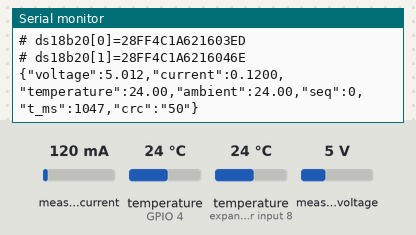
This sketch was run on a simulated ESP32. On the bench: the last lines printed to the serial monitor. The test bench sets the inputs (shaded band); at power-on: measured current 120 mA, temperature (sensors on GPIO 4, expander input 8) 24 °C, measured voltage 5 V.

Above: at 1.2 s.
1.3 s: measured current set to 40 mA
At 2.9 s:
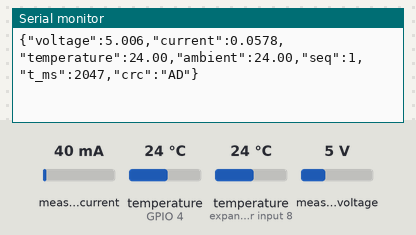
5.5 s: temperature (sensor on GPIO 4) set to 12 °C
At 6.9 s:
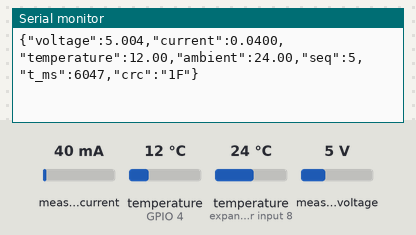
8.5 s: temperature (sensor on expander input 8) set to 12 °C
At 9.4 s:
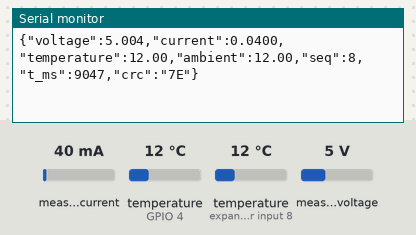
11.5 s: measured voltage set to 0.3 V
At 14.6 s:
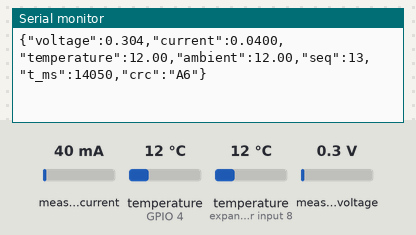
15.5 s: temperature (sensor on GPIO 4) set to 33 °C
At 17.9 s:
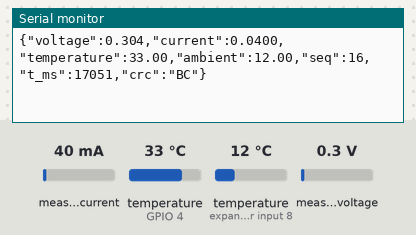
18.5 s: temperature (sensor on expander input 8) set to 19 °C
At 22.9 s:
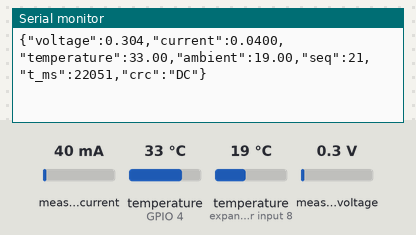
Timing chart, 0 to 23.7 s (numbered marks = the images above; inputs shaded):
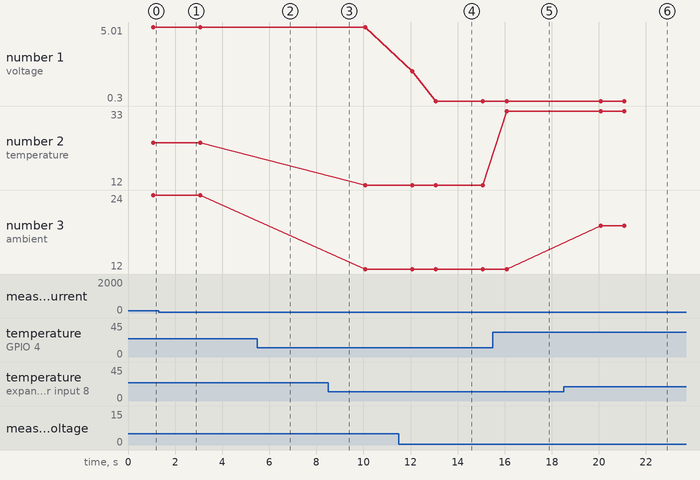

Measured:
- after the input at 1.3 s, the serial monitor: prints a new line after 0.77 s (image 1)
- after the input at 5.5 s, the serial monitor: prints a new line after 0.57 s (image 2)
- after the input at 8.5 s, the serial monitor: prints a new line after 0.57 s (image 3)
- after the input at 11.5 s, the serial monitor: prints a new line after 0.58 s (image 4)
- after the input at 15.5 s, the serial monitor: prints a new line after 0.58 s (image 5)
- after the input at 18.5 s, the serial monitor: prints a new line after 0.58 s (image 6)
- plotted number 1: 5.01 → 5 after the input at 1.3 s, 5 → 0.3 after the input at 11.5 s
- plotted number 2: 12 → 33 after the input at 15.5 s

The sketch:

sketch.ino
```cpp
#define WOKWI 1   // set here only: the Wokwi copy of the firmware (just wokwi-sync)
/*
  REVIVE-TERY ESP32 telemetry firmware v1.1.0

  Reads pack voltage and current from an INA219 and temperature from a DS18B20 (a second DS18B20 on the same bus
  reads ambient temperature), then prints one JSON line per second over USB. engines/bms/bms_engine.py reads it:

    {"voltage":3.712,"current":0.5210,"temperature":28.44,"ambient":24.10,"seq":42,"t_ms":42011,"crc":"XX"}

  "voltage", "current" and "temperature" are unchanged from v1.0, so old readers keep working. New, optional keys
  (contract v1.1): "ambient" (degC or null), "seq" (line counter, wraps), "t_ms" (millis() at sampling) and "crc"
  (CRC-8, polynomial 0x07, init 0x00, no reflection, no final xor, over the exact bytes from the opening "{" up to
  but not including ",\"crc\""; two upper-case hex digits; always the last key).

  AVERAGING: the INA219 is read SAMPLES_PER_PERIOD times per second and the printed voltage and current are the
  means of that second. The host integrates current over 1 s steps, so the charge it counts for a second equals
  the integral of the sampled current for that second. (No accuracy gain is claimed: it has not been measured.)

  MONITOR-ONLY: this sketch never reads from the USB serial port, so the laptop can't send it commands. It drives
  no relay, MOSFET or other output, so it can't switch the battery or load. The only pin it ever drives is the
  I2C clock line, open-drain, during an I2C bus-clear after a failed read (what the I2C peripheral itself does).
  It provides no protection: the battery needs its own fuse (see engines/firmware/CIRCUIT.md).

  SAFETY: LOW-VOLTAGE BENCH USE ONLY. The INA219 is rated to 26 V. Never connect it to an EV pack.

  RANGE PROFILES (RANGE_PROFILE below)
    RANGE_32V_2A     default, unchanged: 0.1 ohm shunt, up to 3.2 A, over-voltage limit 26 V (the chip's rating)
    RANGE_16V_400MA  finer current resolution for small cells: up to 0.4 A, over-voltage limit 16 V. It uses its
                     own limits: "# OVER 16 V..." and "# Current above the 0.4 A range..." messages.

  POWER: CPU at 80 MHz, Wi-Fi and Bluetooth off, a yielding wait between samples. LOW_POWER_SLEEP (off by default,
  always off under WOKWI) adds timer light sleep between samples. Savings are NOT measured; check them with a USB
  power meter before quoting any number.

  WIRING (matches apps/web-studio/data/circuit.json and engines/firmware/CIRCUIT.md)
    Battery +         -> fuse (recommended) -> INA219 VIN+
    INA219 VIN-       -> disconnect switch (recommended) -> Test load +
    Test load -       -> Battery -
    Battery -         -> ESP32 GND    (common ground, needed for the voltage reading)
    INA219 VCC        -> ESP32 3V3
    INA219 GND        -> ESP32 GND
    INA219 SDA        -> ESP32 GPIO21
    INA219 SCL        -> ESP32 GPIO22
    DS18B20 VDD (x2)  -> ESP32 3V3
    DS18B20 GND (x2)  -> ESP32 GND
    DS18B20 DQ  (x2)  -> ESP32 GPIO4   (index 0 = cell sensor, index 1 = ambient; addresses printed at boot)
    4.7 kOhm resistor between the 1-Wire DQ line and 3V3 (one for both sensors)

  SETUP: Arduino IDE or arduino-cli with the esp32 core and the libraries Adafruit INA219, OneWire and
  DallasTemperature; board "ESP32 Dev Module"; Serial Monitor at 115200 baud. See engines/firmware/MODULE.md.

  READING THE OUTPUT: a line starting with "#" is a message. No reading is sent while a value is known to be
  invalid, because a wrong number would be logged as a measurement. A missing DS18B20 sends null. A repeated
  warning is printed at most once per WARN_REPEAT_MS, with "(x<n>)" counting the occurrences since the last print.
  Current is positive while the battery discharges through the wiring above.
*/

#include <Arduino.h>
#include <Wire.h>
#include <WiFi.h>
#include <esp_system.h>
#include <esp_task_wdt.h>
#include <esp_sleep.h>
#include <Adafruit_INA219.h>
#include <OneWire.h>
#include <DallasTemperature.h>

// ------------------------------------------------------------------------------------------------- constants
#define FW_VERSION "1.1.0"
#define RANGE_32V_2A 1
#define RANGE_16V_400MA 2
#ifndef RANGE_PROFILE
#define RANGE_PROFILE RANGE_32V_2A
#endif
#ifndef WOKWI
#define WOKWI 0              // set to 1 only in engines/firmware/wokwi/sketch.ino
#endif
#ifndef LOW_POWER_SLEEP
#define LOW_POWER_SLEEP 0    // opt-in; never under WOKWI
#endif

const unsigned long SERIAL_BAUD = 115200;
const int PIN_I2C_SDA = 21;
const int PIN_I2C_SCL = 22;
const int PIN_ONE_WIRE = 4;
const uint32_t CPU_MHZ = 80;
const uint16_t I2C_TIMEOUT_MS = 50;
const int I2C_CLEAR_PULSES = 9;

// A 12-bit DS18B20 conversion takes up to 750 ms, so a 1 s period always leaves it enough time.
const unsigned long SAMPLE_PERIOD_MS = 1000;
const int SAMPLES_PER_PERIOD = 10;
const unsigned long OVERSAMPLE_MS = SAMPLE_PERIOD_MS / SAMPLES_PER_PERIOD;
const unsigned long SENSOR_RETRY_MS = 5000;
const unsigned long HEARTBEAT_MS = 10000;
const unsigned long WARN_REPEAT_MS = 10000;
const uint32_t WATCHDOG_TIMEOUT_S = 8;

#if RANGE_PROFILE == RANGE_16V_400MA
const char *PROFILE_NAME = "RANGE_16V_400MA";
const float MAX_BUS_VOLTAGE_V = 16.0f;       // this profile's own limit
const float SHUNT_SATURATED_MV = 39.9f;      // 0.1 ohm: 400 mA = 40 mV full scale at gain /1
const char *MSG_OVER_VOLTAGE = "# OVER 16 V: disconnect now, this exceeds the 16 V range profile";
const char *MSG_OVER_CURRENT = "# Current above the 0.4 A range: reading withheld";
#else
const char *PROFILE_NAME = "RANGE_32V_2A";
const float MAX_BUS_VOLTAGE_V = 26.0f;       // the chip's rated limit
// With a 0.1 ohm shunt, setCalibration_32V_2A measures up to 320 mV, or 3.2 A. Beyond that the reading
// saturates and would undercount the charge, so it's treated as invalid.
const float SHUNT_SATURATED_MV = 319.0f;
const char *MSG_OVER_VOLTAGE = "# OVER 26 V: disconnect now, this exceeds the INA219's rating";
const char *MSG_OVER_CURRENT = "# Current above the 3.2 A range: reading withheld";
#endif
const char *MSG_NOT_FOUND = "# INA219 not found: check SDA, SCL, VCC and GND";
const char *MSG_READ_FAILED = "# INA219 read failed: check the wiring";

// ------------------------------------------------------------------------------------------------- state
Adafruit_INA219 packSensor;
OneWire oneWire(PIN_ONE_WIRE);
DallasTemperature temperatureSensor(&oneWire);

bool packSensorReady = false;
unsigned long periodStartMs = 0;
unsigned long lastOversampleMs = 0;
unsigned long lastRetryMs = 0;
unsigned long lastHeartbeatMs = 0;
uint32_t seq = 0;

// one second of oversampled readings
float sumVoltageV = 0.0f, sumCurrentA = 0.0f;
float minCurrentA = 0.0f, maxCurrentA = 0.0f;   // kept for a future field; not printed in v1.1
int nSamples = 0;
bool periodOverVoltage = false, periodOverCurrent = false;

struct Throttle {          // flood control for one repeated warning
  unsigned long lastMs;
  uint32_t count;
  bool printed;
};
Throttle thrNotFound = {0, 0, false}, thrReadFailed = {0, 0, false}, thrOverVoltage = {0, 0, false}, thrOverCurrent = {0, 0, false};

// ------------------------------------------------------------------------------------------------- helpers
// False for NaN, infinity and absurd values, which could otherwise reach the JSON as "nan".
bool isUsable(float value) {
  return value == value && value > -1000000.0f && value < 1000000.0f;
}

uint8_t crc8(const char *data, size_t len) {     // polynomial 0x07, init 0x00, no reflection, no final xor
  uint8_t crc = 0x00;
  for (size_t i = 0; i < len; i++) {
    crc ^= (uint8_t)data[i];
    for (int b = 0; b < 8; b++) {
      crc = (crc & 0x80) ? (uint8_t)((crc << 1) ^ 0x07) : (uint8_t)(crc << 1);
    }
  }
  return crc;
}

// Prints `text` at most once per WARN_REPEAT_MS while the condition persists; "(x<n>)" counts occurrences
// since the previous print. The exact base text is kept, so the apps can still classify it.
void warn(Throttle &t, const char *text) {
  const unsigned long now = millis();
  t.count++;
  if (!t.printed || now - t.lastMs >= WARN_REPEAT_MS) {
    if (t.printed && t.count > 1) {
      Serial.print(text);
      Serial.print(" (x");
      Serial.print(t.count);
      Serial.println(")");
    } else {
      Serial.println(text);
    }
    t.printed = true;
    t.lastMs = now;
    t.count = 0;
  }
}
void clearWarn(Throttle &t) { t.printed = false; t.count = 0; }

const char *resetReasonText(esp_reset_reason_t r) {
  switch (r) {
    case ESP_RST_POWERON: return "power_on";
    case ESP_RST_EXT: return "external_pin";
    case ESP_RST_SW: return "software";
    case ESP_RST_PANIC: return "panic";
    case ESP_RST_INT_WDT: return "interrupt_watchdog";
    case ESP_RST_TASK_WDT: return "task_watchdog";
    case ESP_RST_WDT: return "other_watchdog";
    case ESP_RST_DEEPSLEEP: return "deep_sleep";
    case ESP_RST_BROWNOUT: return "brownout";
    case ESP_RST_SDIO: return "sdio";
    default: return "unknown";
  }
}

void startWatchdog() {
#if defined(ESP_ARDUINO_VERSION_MAJOR) && ESP_ARDUINO_VERSION_MAJOR >= 3
  esp_task_wdt_config_t cfg = {};
  cfg.timeout_ms = WATCHDOG_TIMEOUT_S * 1000;
  cfg.idle_core_mask = 0;
  cfg.trigger_panic = true;
  if (esp_task_wdt_reconfigure(&cfg) != ESP_OK) {
    esp_task_wdt_init(&cfg);
  }
#else
  esp_task_wdt_init(WATCHDOG_TIMEOUT_S, true);
#endif
  esp_task_wdt_add(NULL);
}

// Frees an I2C bus held low by a confused slave: up to 9 clock pulses on SCL, open-drain, then I2C restarts.
void i2cBusClear() {
  Wire.end();
  pinMode(PIN_I2C_SDA, INPUT_PULLUP);
  pinMode(PIN_I2C_SCL, OUTPUT_OPEN_DRAIN);
  for (int i = 0; i < I2C_CLEAR_PULSES && digitalRead(PIN_I2C_SDA) == LOW; i++) {
    digitalWrite(PIN_I2C_SCL, LOW);
    delayMicroseconds(5);
    digitalWrite(PIN_I2C_SCL, HIGH);
    delayMicroseconds(5);
  }
  pinMode(PIN_I2C_SCL, INPUT_PULLUP);
  Wire.begin(PIN_I2C_SDA, PIN_I2C_SCL);
  Wire.setTimeOut(I2C_TIMEOUT_MS);
}

void startPackSensor() {
  packSensorReady = packSensor.begin();
  if (packSensorReady) {
#if RANGE_PROFILE == RANGE_16V_400MA
    packSensor.setCalibration_16V_400mA();
#else
    packSensor.setCalibration_32V_2A();
#endif
    clearWarn(thrNotFound);
    Serial.println("# INA219 ready");
  } else {
    warn(thrNotFound, MSG_NOT_FOUND);
  }
}

// Returns true with valid readings. success() only describes the latest read, so each is checked.
bool readPack(float &voltageV, float &currentA) {
  const float busV = packSensor.getBusVoltage_V();
  if (!packSensor.success()) {
    return false;
  }
  const float shuntMv = packSensor.getShuntVoltage_mV();
  if (!packSensor.success()) {
    return false;
  }
  const float currentMa = packSensor.getCurrent_mA();
  if (!packSensor.success()) {
    return false;
  }
  if (!isUsable(busV) || !isUsable(shuntMv) || !isUsable(currentMa)) {
    return false;
  }
  // The bus reading is taken after the shunt. Adding the shunt drop gives the battery's voltage.
  voltageV = busV + shuntMv / 1000.0f;
  currentA = currentMa / 1000.0f;
  return true;
}

void resetPeriod() {
  sumVoltageV = 0.0f;
  sumCurrentA = 0.0f;
  nSamples = 0;
  periodOverVoltage = false;
  periodOverCurrent = false;
}

void oversample() {
  float voltageV = 0.0f, currentA = 0.0f;
  if (!readPack(voltageV, currentA)) {
    warn(thrReadFailed, MSG_READ_FAILED);
    packSensorReady = false;
    lastRetryMs = millis();
    resetPeriod();
    i2cBusClear();
    return;
  }
  clearWarn(thrReadFailed);
  if (voltageV > MAX_BUS_VOLTAGE_V) periodOverVoltage = true;
  // Below the saturation point, current is proportional to the shunt voltage (0.1 ohm: 1 A = 100 mV).
  if (currentA * 100.0f > SHUNT_SATURATED_MV || currentA * 100.0f < -SHUNT_SATURATED_MV) periodOverCurrent = true;
  if (nSamples == 0) {
    minCurrentA = currentA;
    maxCurrentA = currentA;
  } else {
    if (currentA < minCurrentA) minCurrentA = currentA;
    if (currentA > maxCurrentA) maxCurrentA = currentA;
  }
  sumVoltageV += voltageV;
  sumCurrentA += currentA;
  nSamples++;
}

void appendTemperature(char *buf, size_t size, float value, bool ok) {
  if (ok) {
    snprintf(buf, size, "%.2f", value);
  } else {
    snprintf(buf, size, "null");
  }
}

void printReading(float voltageV, float currentA, float temperatureC, bool hasTemperature, float ambientC,
                  bool hasAmbient, unsigned long tMs) {
  char temp[16], amb[16], body[200], line[220];
  appendTemperature(temp, sizeof(temp), temperatureC, hasTemperature);
  appendTemperature(amb, sizeof(amb), ambientC, hasAmbient);
  const int n = snprintf(body, sizeof(body), "{\"voltage\":%.3f,\"current\":%.4f,\"temperature\":%s,\"ambient\":%s,\"seq\":%lu,\"t_ms\":%lu",
                         voltageV, currentA, temp, amb, (unsigned long)seq, tMs);
  if (n <= 0 || n >= (int)sizeof(body)) {
    return;
  }
  snprintf(line, sizeof(line), "%s,\"crc\":\"%02X\"}", body, crc8(body, (size_t)n));
  Serial.println(line);
  seq++;
}

void printSensorAddresses() {
  const int count = temperatureSensor.getDeviceCount();
  for (int i = 0; i < count; i++) {
    DeviceAddress a;
    if (temperatureSensor.getAddress(a, i)) {
      char hex[17];
      for (int k = 0; k < 8; k++) snprintf(hex + 2 * k, 3, "%02X", a[k]);
      Serial.print("# ds18b20[");
      Serial.print(i);
      Serial.print("]=");
      Serial.println(hex);
    }
  }
}

// ------------------------------------------------------------------------------------------------- setup / loop
void setup() {
  setCpuFrequencyMhz(CPU_MHZ);     // 115200 baud still works at 80 MHz
  WiFi.mode(WIFI_OFF);
  btStop();
  Serial.begin(SERIAL_BAUD);
  Serial.print("# boot reason=");
  Serial.println(resetReasonText(esp_reset_reason()));
  Serial.print("# fw=revive_tery_esp32 v" FW_VERSION " profile=");
  Serial.print(PROFILE_NAME);
  Serial.println(" sensors=ina219,ds18b20");

  Wire.begin(PIN_I2C_SDA, PIN_I2C_SCL);
  Wire.setTimeOut(I2C_TIMEOUT_MS);
  startPackSensor();

  temperatureSensor.begin();
  temperatureSensor.setResolution(12);
  printSensorAddresses();
  // Don't block for 750 ms per conversion. The sample period gives it the time instead.
  temperatureSensor.setWaitForConversion(false);
  temperatureSensor.requestTemperatures();

  startWatchdog();
  periodStartMs = millis();
  lastOversampleMs = periodStartMs;
  lastRetryMs = periodStartMs;
  lastHeartbeatMs = periodStartMs;
}

void endOfPeriod(unsigned long now) {
  // Collect the conversions started last period, and start the next, whatever happens below.
  const float temperatureC = temperatureSensor.getTempCByIndex(0);
  const bool hasTemperature = temperatureC != DEVICE_DISCONNECTED_C && isUsable(temperatureC);
  const float ambientC = temperatureSensor.getTempCByIndex(1);
  const bool hasAmbient = ambientC != DEVICE_DISCONNECTED_C && isUsable(ambientC);
  temperatureSensor.requestTemperatures();

  if (!packSensorReady) {
    if (now - lastRetryMs >= SENSOR_RETRY_MS) {
      lastRetryMs = now;
      startPackSensor();  // Lets a loose wire recover without a reset.
    }
    resetPeriod();
    return;
  }
  if (periodOverVoltage) {
    warn(thrOverVoltage, MSG_OVER_VOLTAGE);
    resetPeriod();
    return;
  }
  clearWarn(thrOverVoltage);
  if (periodOverCurrent) {
    warn(thrOverCurrent, MSG_OVER_CURRENT);
    resetPeriod();
    return;
  }
  clearWarn(thrOverCurrent);
  if (nSamples > 0) {
    printReading(sumVoltageV / nSamples, sumCurrentA / nSamples, temperatureC, hasTemperature, ambientC, hasAmbient, now);
  }
  resetPeriod();
}

void loop() {
  esp_task_wdt_reset();
  const unsigned long now = millis();
  // Subtracting stays correct when millis() wraps around after about 49 days.
  if (packSensorReady && now - lastOversampleMs >= OVERSAMPLE_MS && nSamples < SAMPLES_PER_PERIOD) {
    lastOversampleMs = now;
    oversample();
  }
  if (now - periodStartMs >= SAMPLE_PERIOD_MS) {
    periodStartMs = now;
    lastOversampleMs = now;
    endOfPeriod(now);
  }
  if (now - lastHeartbeatMs >= HEARTBEAT_MS) {
    lastHeartbeatMs = now;
    Serial.print("# hb seq=");
    Serial.println((unsigned long)seq);
  }
#if LOW_POWER_SLEEP && !WOKWI
  Serial.flush();
  esp_sleep_enable_timer_wakeup((uint64_t)(OVERSAMPLE_MS - 5) * 1000ULL);
  esp_light_sleep_start();
#else
  delay(2);                        // yield instead of busy-waiting at full CPU speed
#endif
}
```
